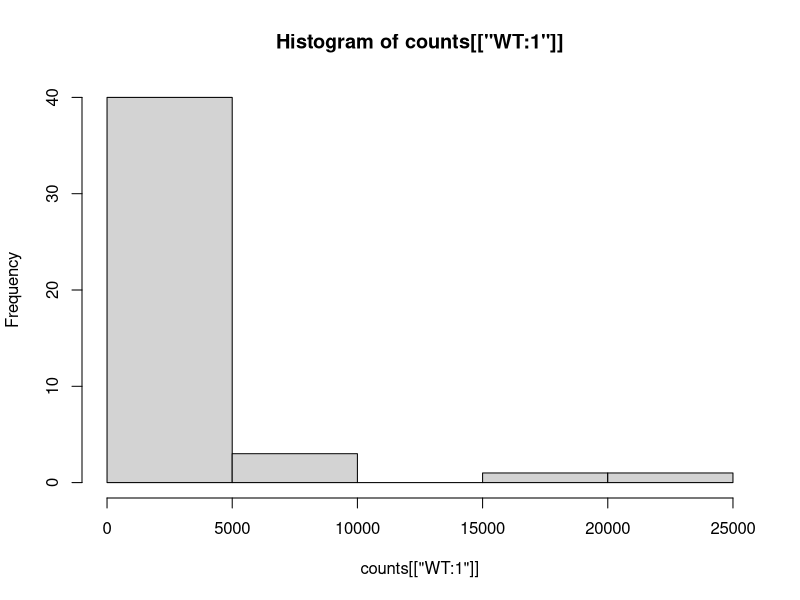
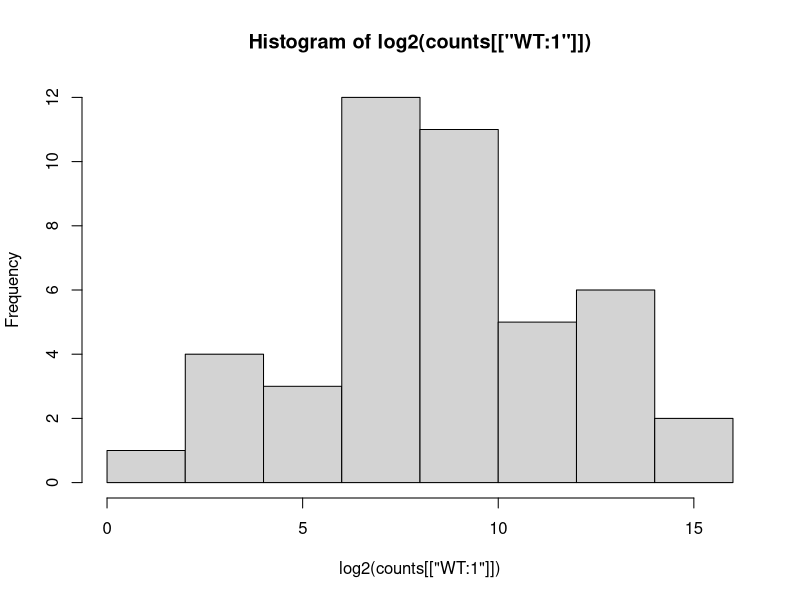

Write R code to recreate these figures, in order.
## ---- chunk 1
counts <- readr::read_csv("read-counts.csv")
## ---- chunk 2
dim(counts)
## ---- chunk 3
typeof(counts[["WT:1"]])
mode(counts[["WT:1"]])
## ---- chunk 4
mean(counts[["WT:1"]])
sd(counts[["WT:1"]])
## ---- chunk 5
summary(counts[["WT:1"]])
## ---- chunk 6
hist(counts[["WT:1"]])
hist(log2(counts[["WT:1"]]))
